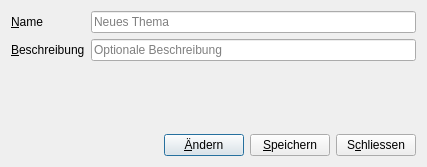
<?xml version="1.0" encoding="UTF-8"?>
<ui version="4.0">
 <class>Dialog_training_theme</class>
 <widget class="QDialog" name="Dialog_training_theme">
  <property name="windowModality">
   <enum>Qt::ApplicationModal</enum>
  </property>
  <property name="geometry">
   <rect>
    <x>0</x>
    <y>0</y>
    <width>427</width>
    <height>167</height>
   </rect>
  </property>
  <property name="windowTitle">
   <string>Thema</string>
  </property>
  <layout class="QVBoxLayout" name="verticalLayout">
   <item>
    <layout class="QGridLayout" name="gridLayout">
     <item row="0" column="0">
      <widget class="QLabel" name="label_name">
       <property name="text">
        <string>&amp;Name</string>
       </property>
       <property name="buddy">
        <cstring>lineEdit_name</cstring>
       </property>
      </widget>
     </item>
     <item row="0" column="1">
      <widget class="QLineEdit" name="lineEdit_name">
       <property name="text">
        <string/>
       </property>
       <property name="maxLength">
        <number>32767</number>
       </property>
       <property name="placeholderText">
        <string>Neues Thema</string>
       </property>
       <property name="clearButtonEnabled">
        <bool>true</bool>
       </property>
      </widget>
     </item>
     <item row="1" column="0">
      <widget class="QLabel" name="label_tpr_description">
       <property name="text">
        <string>&amp;Beschreibung</string>
       </property>
       <property name="buddy">
        <cstring>lineEdit_description</cstring>
       </property>
      </widget>
     </item>
     <item row="1" column="1">
      <widget class="QLineEdit" name="lineEdit_description">
       <property name="maxLength">
        <number>1023</number>
       </property>
       <property name="placeholderText">
        <string>Optionale Beschreibung</string>
       </property>
       <property name="clearButtonEnabled">
        <bool>true</bool>
       </property>
      </widget>
     </item>
    </layout>
   </item>
   <item>
    <spacer name="verticalSpacer">
     <property name="orientation">
      <enum>Qt::Vertical</enum>
     </property>
     <property name="sizeHint" stdset="0">
      <size>
       <width>20</width>
       <height>28</height>
      </size>
     </property>
    </spacer>
   </item>
   <item>
    <layout class="QHBoxLayout" name="horizontalLayout">
     <item>
      <spacer name="horizontalSpacer">
       <property name="orientation">
        <enum>Qt::Horizontal</enum>
       </property>
       <property name="sizeHint" stdset="0">
        <size>
         <width>40</width>
         <height>20</height>
        </size>
       </property>
      </spacer>
     </item>
     <item>
      <widget class="QPushButton" name="pushButton_apply">
       <property name="text">
        <string>&amp;Ändern</string>
       </property>
      </widget>
     </item>
     <item>
      <widget class="QPushButton" name="pushButton_save">
       <property name="text">
        <string>&amp;Speichern</string>
       </property>
      </widget>
     </item>
     <item>
      <widget class="QPushButton" name="pushButton_close">
       <property name="text">
        <string>S&amp;chliessen</string>
       </property>
      </widget>
     </item>
    </layout>
   </item>
  </layout>
 </widget>
 <resources/>
 <connections>
  <connection>
   <sender>pushButton_close</sender>
   <signal>clicked()</signal>
   <receiver>Dialog_training_theme</receiver>
   <slot>reject()</slot>
   <hints>
    <hint type="sourcelabel">
     <x>356</x>
     <y>134</y>
    </hint>
    <hint type="destinationlabel">
     <x>180</x>
     <y>85</y>
    </hint>
   </hints>
  </connection>
 </connections>
</ui>
